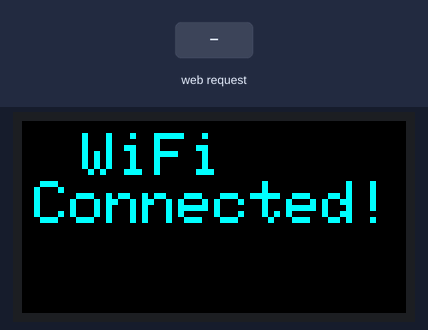
A sketch run on a simulated ESP32. On the bench: 64×32 colour display. The inputs (shaded band) are chosen by the test bench. WiFi joins after 1.5 s; servers stay silent unless stated; the local clock reads 2024-03-15 10:24:30 at power-on unless the sketch sets it; not simulated (calls return 0 or success): secret.h; what the sketch prints to the serial monitor is not drawn.

Above: at 4.7 s.
4.8 s: HTTP request GET /D received
At 6.0 s:
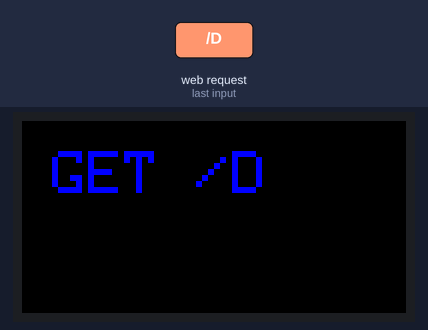
6.3 s: HTTP request GET /T received
At 7.3 s:
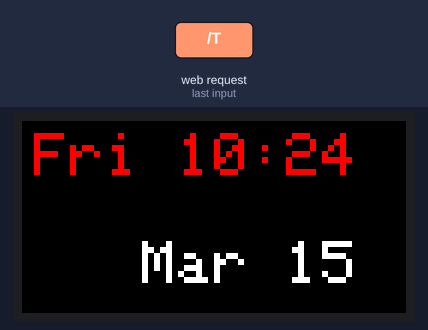
Timing chart, 0 to 9.3 s (numbered marks = the images above; inputs shaded):
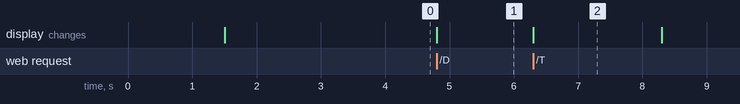

Measured:
- after the input at 4.8 s, the display: changes at once (image 1)
- after the input at 6.3 s, the display: changes at once (image 2)
- what the display in image 2 shows lasts 2.0 s, from 6.3 s to 8.3 s

The sketch:

datetime-server.ino
```cpp
// Arman Ashrafian
// ESP32 LED Matrix Program

#define ESP32

// -------- Standard Libraries --------
#include <PxMatrix.h>
#include <WiFi.h>
#include "time.h"

#include "secret.h" // wifi info

// Pins connected to LED Matrix
#define P_LAT 22
#define P_A 19
#define P_B 23
#define P_C 18
#define P_D 5
#define P_E 15
#define P_OE 2

const char* ssid       = SSID;
const char* password   = PASSWORD;

const char* ntpServer = "pool.ntp.org";
const long  gmtOffset_sec = 3600;
const int   daylightOffset_sec = 3600;

const char* HTML_STRING = "<!DOCTYPE html>"
"<html>"
"<head>"
"    <meta charset='utf-8' />"
"    <meta http-equiv='X-UA-Compatible' content='IE=edge'>"
"    <title>LED Matrix</title>"
"    <meta name='viewport' content='width=device-width, initial-scale=1'>"
"</head>"
"<body>"
"    <button><a href='/T'>Display Date & Time</a></button>"
"</body>"
"</html>";

hw_timer_t * timer = NULL;
portMUX_TYPE timerMux = portMUX_INITIALIZER_UNLOCKED;

// this controls the brightness somehow
uint8_t display_draw_time=30;

// contructor for PXMatrix
PxMATRIX display(64,32,P_LAT,P_OE,P_A,P_B,P_C,P_D);

// server listening on port 80
WiFiServer server(80);

// http request
String header;

// client connecting to this server
WiFiClient client;

// my name
char firstname[] = "ARMAN";
char lastname[] = "ASH";

// -------------- Some standard colors ----------------
uint16_t myRED = display.color565(255, 0, 0);
uint16_t myGREEN = display.color565(0, 255, 0);
uint16_t myBLUE = display.color565(0, 0, 255);
uint16_t myWHITE = display.color565(255, 255, 255);
uint16_t myYELLOW = display.color565(255, 255, 0);
uint16_t myCYAN = display.color565(0, 255, 255);
uint16_t myMAGENTA = display.color565(255, 0, 255);
uint16_t myCOLORS[7]={myRED,myGREEN,myBLUE,myWHITE,myYELLOW,myCYAN,myMAGENTA};

void IRAM_ATTR display_updater()
{
  // Increment the counter and set the time of ISR
  portENTER_CRITICAL_ISR(&timerMux);
  display.display(display_draw_time);
  portEXIT_CRITICAL_ISR(&timerMux);
}

void display_update_enable(bool is_enable)
{
  if (is_enable)
  {
    timer = timerBegin(0, 80, true);
    timerAttachInterrupt(timer, &display_updater, true);
    timerAlarmWrite(timer, 2000, true);
    timerAlarmEnable(timer);
  }
  else
  {
    timerDetachInterrupt(timer);
    timerAlarmDisable(timer);
  }

}

// ------------------------------
//      Drawing Functions
// ------------------------------

void draw_name(uint16_t color) {
  display_update_enable(true);

  display.setTextColor(myBLUE);
  display.setTextSize(1);
  display.setCursor(5,2);

  display.print(firstname);
  delay(1000);
  display.write(' ');
  display.setTextColor(myGREEN);
  display.print(lastname);
  delay(1000);

  yield();

}


void draw_datetime(uint16_t color1, uint16_t color2)
{
  struct tm timeinfo;       // unix time info
  char buffer1[20];         // buffer to hold "Day Hour:Min"
  char buffer2[20];         // buffer to hold "Month Day"

  if(!getLocalTime(&timeinfo)) {
    Serial.println("Failed to obtain time");
    return;
  }
  display.clearDisplay();

  // Day Hour:Min
  strftime(buffer1,20,"%a %I:%M",&timeinfo);
  display.setCursor(2,2);
  display.setTextColor(myCOLORS[color1]);
  display.print(buffer1);
  Serial.println(buffer1);
  // Month Day
  strftime(buffer2,20,"%b %d",&timeinfo);
  display.setCursor(20,20);
  display.setTextColor(myCOLORS[color2]);
  display.print(buffer2);
  Serial.println(buffer2);

  display_update_enable(true);
  yield();
  delay(10000);
  display_update_enable(false);
}


// connects to wifi and and displays
// when finished.
void connect_wifi() {
  WiFi.begin(ssid, password);
  display.setCursor(2,5);
  while (WiFi.status() != WL_CONNECTED) {
    delay(500);
  }
  display.clearDisplay();
  display.setTextColor(myCYAN);
  display.setCursor(10,2);
  display.print("WiFi");
  display.setCursor(2,10);
  display.print("Connected!");

  Serial.println(WiFi.localIP());

  display_update_enable(true);
  yield();
}

// --------- Sketch --------

void setup() {
  Serial.begin(115200);
  display.begin(16);  // 1:16 Scan Rate

  // slow update
  display.setFastUpdate(true);

  // delay 5 seconds after connecting
  connect_wifi();
  delay(2000);
  // config to PST
  configTime(gmtOffset_sec * 4, daylightOffset_sec, ntpServer);
  // start server on port 80
  server.begin();
}

// starting color indices
int color_index1 = 0;
int color_index2 = 3;
bool showtime = false;
// ------- Main Loop --------
void loop() {
  client = server.available();

  if (client) {                             // If a new client connects,
    Serial.println("New Client.");          // print a message out in the serial port
    String currentLine = "";                // make a String to hold incoming data from the client
    while (client.connected()) {            // loop while the client's connected
      if (client.available()) {             // if there's bytes to read from the client,
        char c = client.read();             // read a byte, then
        Serial.write(c);                    // print it out the serial monitor
        header += c;
        if (c == '\n') {                    // if the byte is a newline character
          // if the current line is blank, you got two newline characters in a row.
          // that's the end of the client HTTP request, so send a response:
          if (currentLine.length() == 0) {
            // HTTP headers always start with a response code (e.g. HTTP/1.1 200 OK)
            // and a content-type so the client knows what's coming, then a blank line:
            client.println("HTTP/1.1 200 OK");
            client.println("Content-type:text/html");
            client.println("Connection: close");
            client.println();

            // turns the GPIOs on and off
            if (header.indexOf("GET /D") >= 0) {
              display.clearDisplay();
              display.setCursor(5,5);
              display.setTextColor(myBLUE);
              display.print("GET /D");
            }
            else if(header.indexOf("GET /T") >= 0) {
              showtime = true;
            }

            client.println(HTML_STRING);
            // The HTTP response ends with another blank line
            client.println();
            break;
          } else { // if you got a newline, then clear currentLine
            currentLine = "";
          }
        } else if (c != '\r') {  // if you got anything else but a carriage return character,
          currentLine += c;      // add it to the end of the currentLine
        }
      }
    }
    // Clear the header variable
    header = "";
    // Close the connection
    client.stop();
    Serial.println("Client disconnected.");
    Serial.println("");
  }

  if(showtime) {
    struct tm timeinfo;       // unix time info
    char buffer1[20];         // buffer to hold "Day Hour:Min"
    char buffer2[20];         // buffer to hold "Month Day"

    if(!getLocalTime(&timeinfo)) {
      Serial.println("Failed to obtain time");
      return;
    }

    display.clearDisplay();

    // Day Hour:Min
    strftime(buffer1,20,"%a %I:%M",&timeinfo);
    display.setCursor(2,2);
    display.setTextColor(myCOLORS[color_index1]);
    display.print(buffer1);

    // Month Day
    strftime(buffer2,20,"%b %d",&timeinfo);
    display.setCursor(20,20);
    display.setTextColor(myCOLORS[color_index2]);
    display.print(buffer2);

    // change color
    color_index1 = (color_index1 + 1) % 7;
    color_index2 = (color_index2 + 1) % 7;

    delay(2000);
  }
}
```
